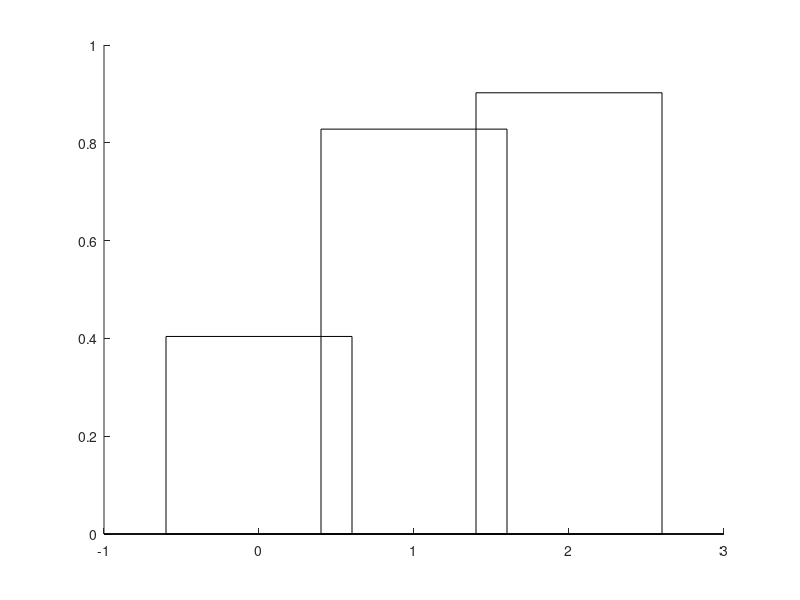

Source code (MATLAB): (Note: this script raises an error after producing the figure.)
function mockDiffPlots

%Create figure
figure
hold on

%Generate data
n = 4;
pool = randn(1000,1);
%x = pool(find(pool>.72 & pool<.86,n));
x = pool(find(pool>.25 & pool<.6,n));

pool = randn(1000,1);
y = pool(find(pool>.77 & pool<.91,n));

pool = randn(1000,1);
z = pool(find(pool>.86 & pool<.96,n));

% %Plot data
% plot([0,1],[0,1],'k') %unity line
% hold on
% scatter(x,y)
% 
% %Format plots
% axis tight
% set(gca,'XTick',[0,1],'YTick',[0,1])
% set(gca,'TickDir','out','Box','off')

target_unalignedM = mean(x)
target_unalignedS = std(x)

target_alignedM = mean(y)
target_alignedS = std(y)

nontarget_alignedM = mean(z)
nontarget_unalignedS = std(z)

%Plot the mean and std bars
bar([0],mean(x),'FaceColor','none','EdgeColor',[0 0 0],'BarWidth',0.6);
bar([1],mean(y),'FaceColor','none','EdgeColor',[0 0 0],'BarWidth',0.6);
bar([2],mean(z),'FaceColor','none','EdgeColor',[0 0 0],'BarWidth',0.6);

errorbar(0,mean(x),std(x),'Marker','.','LineStyle','none','Color',[0 0 0])
errorbar(1,mean(y),std(y),'Marker','.','LineStyle','none','Color',[0 0 0])
errorbar(2,mean(z),std(z),'Marker','.','LineStyle','none','Color',[0 0 0])

%Plot the individual points on top
for i = 1:n
    plot([0,1,2],[x(i), y(i), z(i)],'-ok')
end

%Format plots
axis tight
xlim([-.5,2.5])
ylim([0,1])
set(gca,'XTick', [],'YTick',[0,.5,1])
set(gca,'TickDir','out','Box','off')



